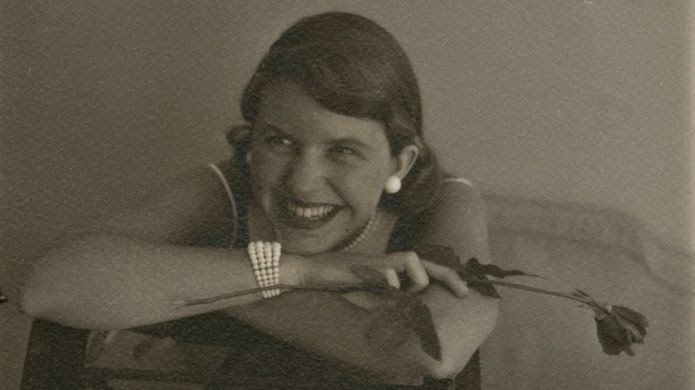
#> input picture openCV/images/b.jpg, 695 x 390 px, found by its file name
$ python ex43xxx_AppleOrange.py
#> lines starting #> are read from the running program, lines starting #| are printed output that depends on the picture
import numpy as np
from cv2 import cv2

myImg1 = cv2.imread('E:\\ImageProcessingdenemeleri\\images\\b.jpg')
#> myImg1 is the input picture: shape (390, 695, 3); mean B, G, R 75.5, 90.1, 96.9
myImg2 = cv2.imread('E:\\ImageProcessingdenemeleri\\images\\b.jpg')

#generate Gaussian pyramid for img1
myImg1Copy = myImg1.copy()
myImg1GausPyr = [myImg1Copy]

for i in range(6):
    myImg1Copy = cv2.pyrDown(myImg1Copy)
    myImg1GausPyr.append(myImg1Copy)
#> this loop made 6 passes
#> pass 3, `myImg1Copy = cv2.pyrDown(myImg1Copy)`:
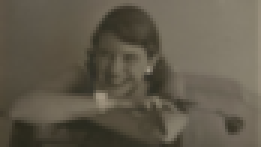
#> myImg1Copy: shape (49, 87, 3) (shown 3 times larger); mean B, G, R 75.5, 90.1, 96.9
#> after the loop, myImg1GausPyr = 7 items


#generate Gaussian pyramid for img2
myImg2Copy = myImg2.copy()
myImg2GausPyr = [myImg2Copy]

for i in range(6):
    myImg2Copy = cv2.pyrDown(myImg2Copy)
    myImg2GausPyr.append(myImg2Copy)
#> after the loop, myImg2GausPyr = 7 items


#generate Laplacian pyramid for img1
myImg1Copy = myImg1GausPyr[5]
lp_img1 = [myImg1Copy]
for i in range(5,0,-1):
    ge = cv2.pyrUp(myImg1GausPyr[i]) #gaussian expanded
#> (the run stopped early here; a loop or call above may not have finished)
